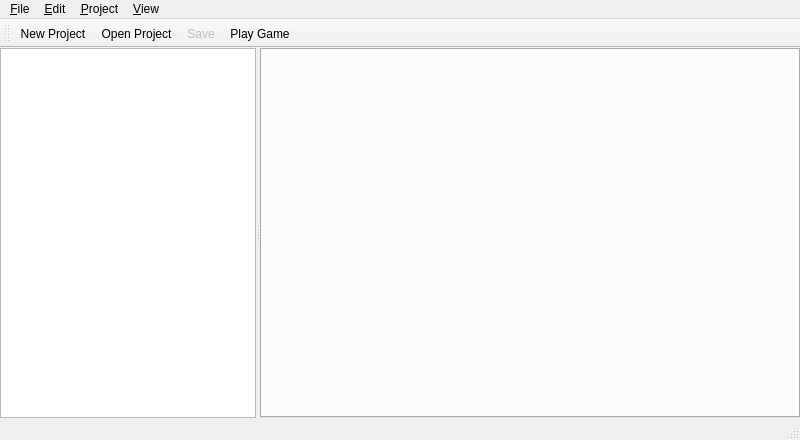
<?xml version="1.0" encoding="UTF-8"?>
<ui version="4.0">
 <class>MainWindow</class>
 <widget class="QMainWindow" name="MainWindow">
  <property name="geometry">
   <rect>
    <x>0</x>
    <y>0</y>
    <width>800</width>
    <height>440</height>
   </rect>
  </property>
  <property name="windowTitle">
   <string>NovelTea Editor</string>
  </property>
  <widget class="QWidget" name="centralWidget">
   <property name="sizePolicy">
    <sizepolicy hsizetype="Expanding" vsizetype="Expanding">
     <horstretch>0</horstretch>
     <verstretch>0</verstretch>
    </sizepolicy>
   </property>
   <layout class="QVBoxLayout" name="verticalLayout">
    <property name="spacing">
     <number>3</number>
    </property>
    <property name="leftMargin">
     <number>0</number>
    </property>
    <property name="topMargin">
     <number>0</number>
    </property>
    <property name="rightMargin">
     <number>0</number>
    </property>
    <property name="bottomMargin">
     <number>0</number>
    </property>
    <item>
     <widget class="QSplitter" name="splitter">
      <property name="orientation">
       <enum>Qt::Horizontal</enum>
      </property>
      <property name="opaqueResize">
       <bool>false</bool>
      </property>
      <property name="handleWidth">
       <number>4</number>
      </property>
      <property name="childrenCollapsible">
       <bool>false</bool>
      </property>
      <widget class="EntityTreeView" name="treeView">
       <property name="sizePolicy">
        <sizepolicy hsizetype="Preferred" vsizetype="Expanding">
         <horstretch>0</horstretch>
         <verstretch>0</verstretch>
        </sizepolicy>
       </property>
       <property name="minimumSize">
        <size>
         <width>50</width>
         <height>100</height>
        </size>
       </property>
       <property name="alternatingRowColors">
        <bool>false</bool>
       </property>
       <attribute name="headerDefaultSectionSize">
        <number>100</number>
       </attribute>
       <attribute name="headerMinimumSectionSize">
        <number>50</number>
       </attribute>
      </widget>
      <widget class="QTabWidget" name="tabWidget">
       <property name="sizePolicy">
        <sizepolicy hsizetype="Expanding" vsizetype="Expanding">
         <horstretch>1</horstretch>
         <verstretch>0</verstretch>
        </sizepolicy>
       </property>
       <property name="minimumSize">
        <size>
         <width>250</width>
         <height>150</height>
        </size>
       </property>
       <property name="tabPosition">
        <enum>QTabWidget::North</enum>
       </property>
       <property name="tabShape">
        <enum>QTabWidget::Rounded</enum>
       </property>
       <property name="currentIndex">
        <number>-1</number>
       </property>
       <property name="tabsClosable">
        <bool>true</bool>
       </property>
       <property name="movable">
        <bool>true</bool>
       </property>
      </widget>
     </widget>
    </item>
   </layout>
  </widget>
  <widget class="QMenuBar" name="menuBar">
   <property name="geometry">
    <rect>
     <x>0</x>
     <y>0</y>
     <width>800</width>
     <height>24</height>
    </rect>
   </property>
   <widget class="QMenu" name="menuFile">
    <property name="title">
     <string>&amp;File</string>
    </property>
    <widget class="QMenu" name="menuRecentProjects">
     <property name="title">
      <string>Recent P&amp;rojects</string>
     </property>
     <addaction name="actionClearList"/>
    </widget>
    <addaction name="actionNewProject"/>
    <addaction name="actionOpenProject"/>
    <addaction name="menuRecentProjects"/>
    <addaction name="actionSave"/>
    <addaction name="actionSaveAs"/>
    <addaction name="actionCloseProject"/>
   </widget>
   <widget class="QMenu" name="menu_Edit">
    <property name="title">
     <string>&amp;Edit</string>
    </property>
    <widget class="QMenu" name="menu_Undo">
     <property name="title">
      <string>&amp;Undo</string>
     </property>
     <addaction name="actionTest"/>
    </widget>
    <addaction name="menu_Undo"/>
    <addaction name="action_Redo"/>
   </widget>
   <widget class="QMenu" name="menu_View">
    <property name="title">
     <string>&amp;View</string>
    </property>
   </widget>
   <widget class="QMenu" name="menu_Project">
    <property name="title">
     <string>&amp;Project</string>
    </property>
    <addaction name="actionProjectSettings"/>
    <addaction name="actionTests"/>
    <addaction name="actionSearch"/>
   </widget>
   <addaction name="menuFile"/>
   <addaction name="menu_Edit"/>
   <addaction name="menu_Project"/>
   <addaction name="menu_View"/>
  </widget>
  <widget class="QStatusBar" name="statusBar"/>
  <widget class="QToolBar" name="toolBar">
   <property name="windowTitle">
    <string>toolBar</string>
   </property>
   <attribute name="toolBarArea">
    <enum>TopToolBarArea</enum>
   </attribute>
   <attribute name="toolBarBreak">
    <bool>false</bool>
   </attribute>
   <addaction name="actionNewProject"/>
   <addaction name="actionOpenProject"/>
   <addaction name="actionSave"/>
   <addaction name="actionPlayGame"/>
  </widget>
  <action name="actionNewProject">
   <property name="icon">
    <iconset theme="document-new">
     <normaloff/>
    </iconset>
   </property>
   <property name="text">
    <string>&amp;New Project</string>
   </property>
   <property name="shortcut">
    <string>Ctrl+N</string>
   </property>
  </action>
  <action name="actionOpenProject">
   <property name="icon">
    <iconset theme="document-open">
     <normaloff/>
    </iconset>
   </property>
   <property name="text">
    <string>&amp;Open Project</string>
   </property>
   <property name="shortcut">
    <string>Ctrl+O</string>
   </property>
  </action>
  <action name="action_Redo">
   <property name="icon">
    <iconset theme="edit-redo">
     <normaloff/>
    </iconset>
   </property>
   <property name="text">
    <string>&amp;Redo</string>
   </property>
   <property name="shortcut">
    <string>Ctrl+Shift+Z</string>
   </property>
  </action>
  <action name="actionClose">
   <property name="text">
    <string>&amp;Close</string>
   </property>
  </action>
  <action name="actionTest">
   <property name="text">
    <string>test</string>
   </property>
  </action>
  <action name="actionProjectSettings">
   <property name="text">
    <string>&amp;Settings</string>
   </property>
  </action>
  <action name="actionSave">
   <property name="enabled">
    <bool>false</bool>
   </property>
   <property name="icon">
    <iconset theme="document-save">
     <normaloff/>
    </iconset>
   </property>
   <property name="text">
    <string>Save</string>
   </property>
   <property name="shortcut">
    <string>Ctrl+S</string>
   </property>
  </action>
  <action name="actionSaveAs">
   <property name="icon">
    <iconset theme="document-save-as">
     <normaloff/>
    </iconset>
   </property>
   <property name="text">
    <string>Save As</string>
   </property>
  </action>
  <action name="actionRename">
   <property name="text">
    <string>&amp;Rename...</string>
   </property>
   <property name="shortcut">
    <string>F2</string>
   </property>
  </action>
  <action name="actionOpen">
   <property name="text">
    <string>Open</string>
   </property>
  </action>
  <action name="actionDelete">
   <property name="text">
    <string>Delete</string>
   </property>
  </action>
  <action name="actionCloseProject">
   <property name="text">
    <string>Close Project</string>
   </property>
  </action>
  <action name="actionPlayGame">
   <property name="icon">
    <iconset theme="media-playback-start">
     <normaloff/>
    </iconset>
   </property>
   <property name="text">
    <string>Play Game</string>
   </property>
  </action>
  <action name="actionSelectParent">
   <property name="text">
    <string>Select Parent...</string>
   </property>
  </action>
  <action name="actionClearParentSelection">
   <property name="text">
    <string>Clear Parent Selection</string>
   </property>
  </action>
  <action name="actionTests">
   <property name="text">
    <string>Tests</string>
   </property>
  </action>
  <action name="actionSearch">
   <property name="text">
    <string>Search</string>
   </property>
  </action>
  <action name="actionClearList">
   <property name="text">
    <string>Clear List</string>
   </property>
  </action>
 </widget>
 <layoutdefault spacing="6" margin="11"/>
 <customwidgets>
  <customwidget>
   <class>EntityTreeView</class>
   <extends>QTreeView</extends>
   <header>EntityTreeView.hpp</header>
  </customwidget>
 </customwidgets>
 <resources/>
 <connections/>
</ui>
